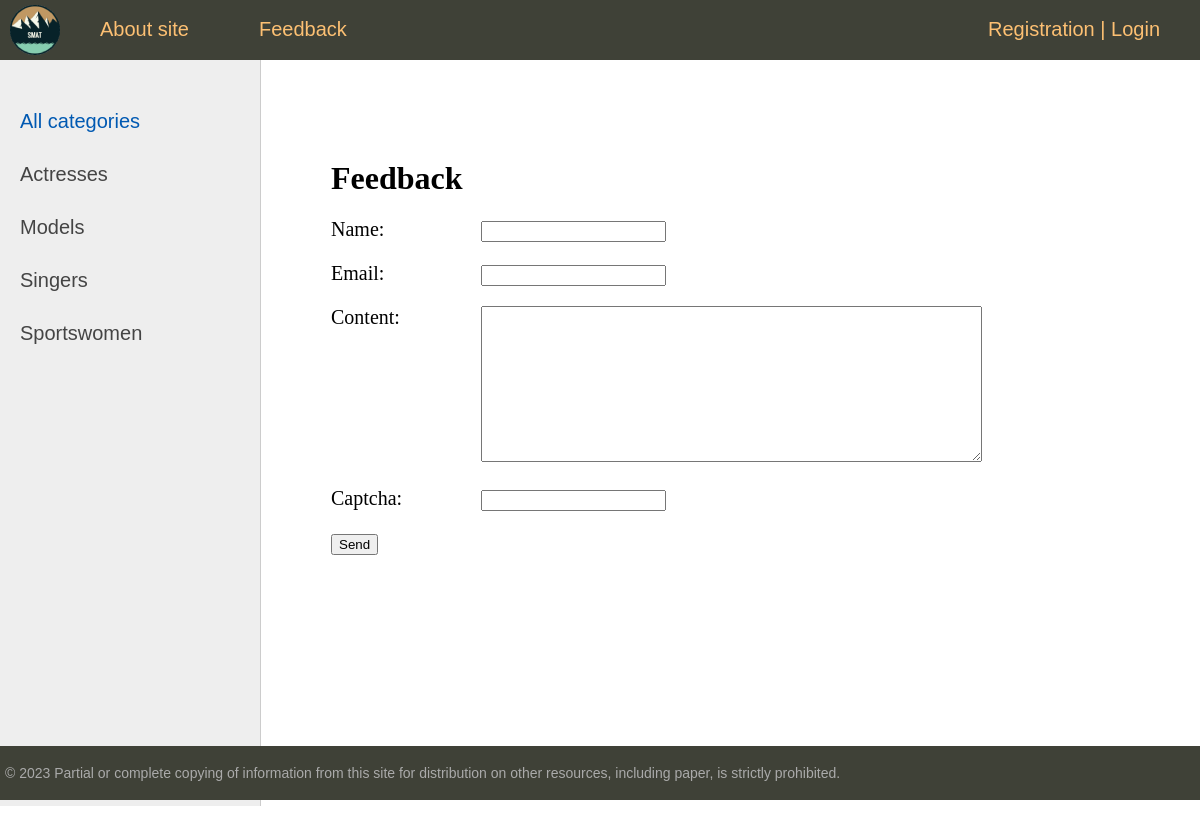
Page /contact/ on the committed database.
### women/models.py (models this page shows, shortened)
class Category (models.Model):
    name = models.CharField(max_length=100, db_index=True, verbose_name="Category")
    slug = models.SlugField(max_length=255, unique=True, db_index=True, verbose_name="URL")
    def get_absolute_url(self):
        return reverse('category', kwargs={'cat_slug': self.slug})
    class Meta:
        verbose_name = 'Famous women'
        ordering = ['id']

### women/views.py (the view, shortened to what this page needs)
# urls.py: path('contact/', ContactFormView.as_view(), name='contact'),
class ContactFormView(DataMixin, FormView):
    form_class = ContactForm
    template_name = 'women/contact.html'
    success_url = reverse_lazy('home')
    def get_context_data(self, *, object_list=None, **kwargs):
        context = super().get_context_data(**kwargs)
        c_def = self.get_user_context(title="Feedback")
        return dict(list(context.items()) + list(c_def.items()))

### women/forms.py
class ContactForm(forms.Form):
    name = forms.CharField(label='Name', max_length=255)
    email = forms.EmailField(label='Email')
    content = forms.CharField(widget=forms.Textarea(attrs={'cols': 60, 'rows': 10}))
    captcha = CaptchaField()

### women/utils.py (called while the page is built)
    def get_user_context(self, **kwargs):
        context = kwargs
        cats = cache.get('cats')
        if not cats:
            cats = Category.objects.annotate(Count('women'))
            cache.set('cats', cats, 60)
        user_menu = menu.copy()
        if not self.request.user.is_authenticated:
            user_menu.pop(1)
        context['menu'] = user_menu
        context['cats'] = cats
        if 'cat_selected' not in context:
            context['cat_selected'] = 0
        return context

### women/templates/women/contact.html (shortened to what this page needs)
{% extends 'women/base.html' %}
{% block content %}
<h1>{{title}}</h1>
<form method="post">
  {% for f in form %}
  <p><label class="form-label" for = "{{ f.id_for_label }}">{{f.label}}: </label>{{ f }}</p>
  {% endfor %}
  <button type="submit">Send</button>
</form>
{% endblock %}

### women/templates/women/base.html (shortened to what this page needs)
{% load static %}
{% load women_tags%}
<!DOCTYPE html>
<html>
<head>
	<link type="text/css" href="{% static 'women/css/styles.css' %}" rel="stylesheet" />
</head>
<body>
<table class="table-page" border=0 cellpadding="0" cellspacing="0">
<tr><td valign=top>
{% block mainmenu %}
		<div class="header">
			<ul id="mainmenu" class="mainmenu">
			<li class="logo"><a href="{% url 'home' %}"><div class="logo"></div></a></li>
{% for m in menu %}
			<li><a href="{% url m.url_name %}">{{m.title}}</a></li>
{% endfor %}
				{% if request.user.is_authenticated %}
				<li class="last"> {{user.username}} | <a href="{% url 'logout' %}">Logout</a> </li>
				{% else %}
				<li class="last"><a href="{% url 'register' %} ">Registration</a> | <a href="{% url 'login' %}">Login</a></li>
				{% endif %}
			</ul>
		</div>
{% endblock mainmenu %}
<table class="table-content" border=0 cellpadding="0" cellspacing="0">
<tr>
	<td valign="top" class="left-chapters">
	<ul id="leftchapters">
{% if cat_selected == 0 %}
		<li class="selected">All categories</li>
{% else %}
		<li><a href="{% url 'home' %}">All categories</a></li>
{% endif %}
{% for c in cats %}
{% if c.women__count > 0 %}
	{% if c.pk == cat_selected %}
		<li class="selected">{{c.name}}</li>
	{% else %}
		<li><a href="{{c.get_absolute_url }}">{{c.name}}</a></li>
	{% endif %}
{% endif %}
{% endfor %}
	</ul>
</td>
<td valign="top" class="content">
	<div class="content-text">
{% block content %}
{% endblock %}
	</div>
</td></tr></table>
</td></tr>
<tr><td valign=top>
	<div id="footer">
		<p>&copy; 2023 Partial or complete copying of information from this site for distribution on other resources, including paper, is strictly prohibited.</p>
	</div>
</td></tr></table>
</body>
</html>

### women/static/women/css/styles.css (style rules this page uses)
html, body { font-family: 'Arial'; margin: 0; padding: 0; height: 100%; width: 100%; color: #444; }
a { color: #0059b2; text-decoration: none; }
.table-page { width: 100%; height: 100%; vertical-align: top; }
.table-page tr { height: 100%; }
.header { background: #3F4137; height: 60px; }
.logo { background: url('../images/logo.png') no-repeat 10px 5px; width: 70px; height: 60px; }
ul.mainmenu { list-style: none; margin: 0; padding: 0; height: 60px; color: #fdc073; font-size: 20px; overflow: hidden; }
ul.mainmenu li { float: left; margin: 18px 40px 0 30px; }
ul.mainmenu li.logo { margin: 0; }
ul.mainmenu li.last { float: right; }
ul.mainmenu li a { color: #fdc073; text-decoration: none; }
.table-content { width: 100%; min-height: 100%; height: 100%; }
.left-chapters { margin: 0; background: #eee; border-right: 1px solid #ccc; min-height: 100%; }
.left-chapters ul { width: 230px; min-height: 100%; margin: 0; padding: 20px 10px 10px 20px; list-style: none; font-size: 20px; }
.left-chapters ul li { margin: 30px 0 0 0; color: #999; }
.left-chapters ul li.selected { color: #0059b2; }
.left-chapters ul li a { color: #444; text-decoration: none; }
.content { padding: 40px 20px 20px 40px; width: 100%; box-sizing: border-box; }
.content-text { margin: 60px 0 0 30px; color: #000; font-size: 20px; font-family: Yandex Sans Display Light; }
.content-text h1 { font-size: 32px; }
#footer { box-sizing: border-box; background: #3F4137; padding: 5px; color: #aaa; font-size: 14px; font-family: Verdana, Geneva, Arial, Helvetica; text-align: left; overflow: hidden; }
.form-label { display: inline-block; min-width: 150px; vertical-align: top; }

### rows in the picture
Category: name "Actresses"
Category: name "Models"
Category: name "Singers"
Category: name "Sportswomen"

### other values in the picture
{{ m.title }} "About site" "Feedback"
{{ title }} "Feedback"
{{ f.label }} "Name" "Email" "Content" "Captcha"
